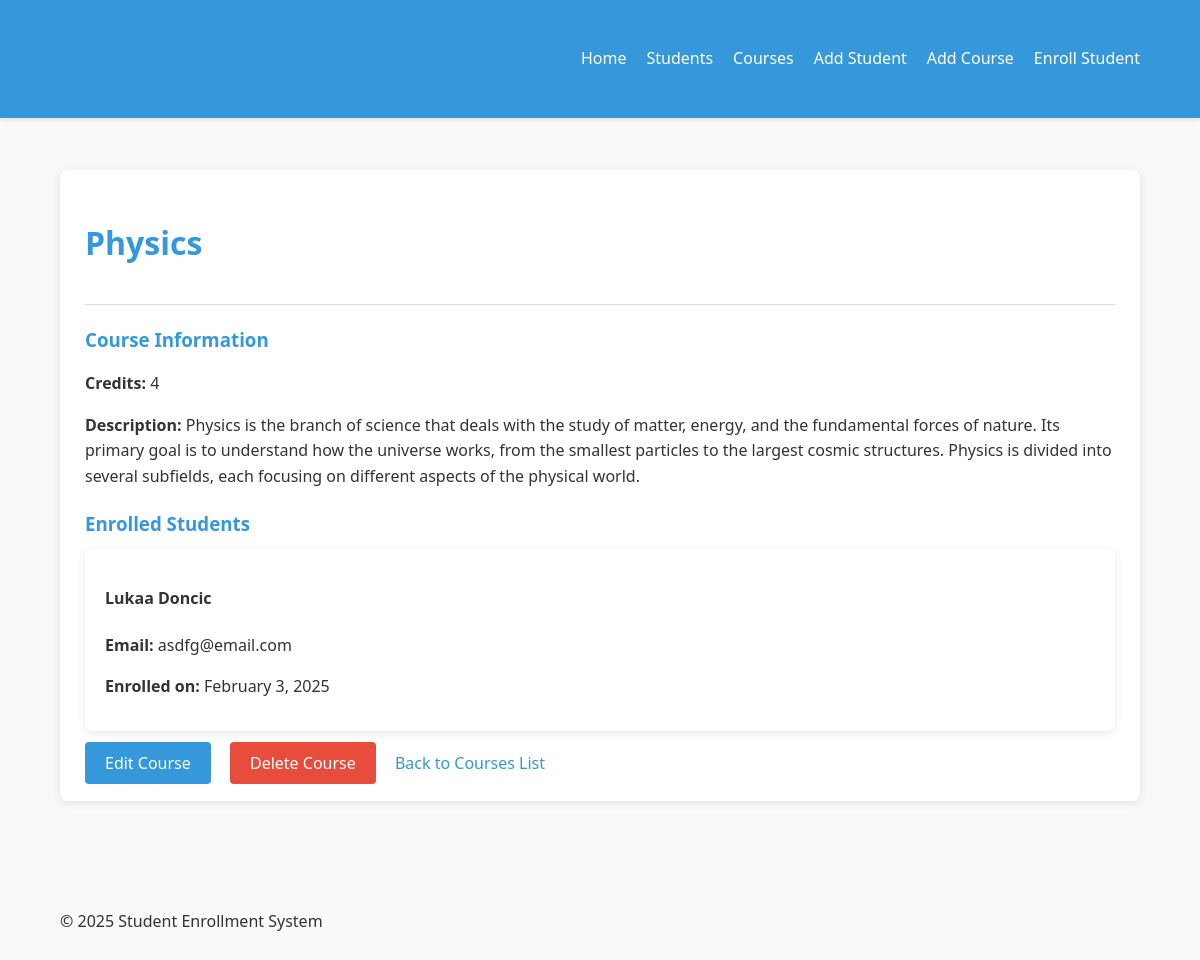
The app's page /course/1/ with its own data.
### accounts/models.py (models this page shows, shortened)
class Course(models.Model):
    name = models.CharField(max_length=100)  # Increase max_length for course name
    description = models.TextField()
    credits = models.PositiveIntegerField()  # Number of credit for the course.

class Enrollment(models.Model):
    student = models.ForeignKey(Student, on_delete=models.CASCADE)  # Correct the field name to lowercase
    course = models.ForeignKey(Course, on_delete=models.CASCADE)  # ForeignKey to Course
    enrollment_date = models.DateTimeField(auto_now_add=True)  # Defines the date in which the student is enrolled

class Student(models.Model):
    first_name = models.CharField(max_length=50)
    last_name = models.CharField(max_length=50)
    email = models.EmailField(max_length=100)  # Increase max_length for email
    phone = models.CharField(max_length=50)
    date_of_birth = models.DateField(null=True, blank=True)

### accounts/views.py (the view)
# urls.py: path('course/<int:pk>/', views.CourseDetailView.as_view(), name='course_detail'),
class CourseDetailView(DetailView):
    model = Course
    template_name = 'course_detail.html'
    context_object_name = 'course'

### accounts/templates/course_detail.html (shortened to what this page needs)
{% extends 'base.html' %}
{% block content %}
<div class="detail-card">
    <div class="detail-header">
        <h1>{{ course.name }}</h1>
    </div>
    <div class="detail-section">
        <h3>Course Information</h3>
        <p><strong>Credits:</strong> {{ course.credits }}</p>
        <p><strong>Description:</strong> {{ course.description }}</p>
    </div>
    <div class="detail-section">
        <h3>Enrolled Students</h3>
        {% with enrollments=course.enrollment_set.all %}
        {% if enrollments %}
        <div class="list-container">
            {% for enrollment in enrollments %}
            <div class="list-item">
                <h4>{{ enrollment.student.first_name }} {{ enrollment.student.last_name }}</h4>
                <p><strong>Email:</strong> {{ enrollment.student.email }}</p>
                <p><strong>Enrolled on:</strong> {{ enrollment.enrollment_date|date:"F j, Y" }}</p>
            </div>
            {% endfor %}
        </div>
        {% else %}
        <p>No students enrolled in this course yet.</p>
        {% endif %}
        {% endwith %}
    </div>
    <div class="action-links">
        <a href="{% url 'course_update' course.pk %}" class="btn">Edit Course</a>
        <a href="{% url 'course_delete' course.pk %}" class="btn btn-danger">Delete Course</a>
        <a href="{% url 'course_list' %}">Back to Courses List</a>
    </div>
</div>
{% endblock %}

### accounts/static/css/style.css (style rules this page uses)
:root { --primary-color: #3498db; --secondary-color: #2ecc71; --accent-color: #e74c3c; --text-color: #333; --light-bg: #f9f9f9; --border-color: #ddd; }
body { font-family: 'Segoe UI', Tahoma, Geneva, Verdana, sans-serif; line-height: 1.6; color: var(--text-color); background-color: var(--light-bg); margin: 0; padding: 0; }
h1, h2, h3 { color: var(--primary-color); }
button, .btn { background-color: var(--primary-color); color: white; border: none; padding: 10px 20px; border-radius: 4px; cursor: pointer; font-size: 16px; transition: background-color 0.3s; }
.btn-danger { background-color: var(--accent-color); }
.list-container { background-color: white; border-radius: 8px; box-shadow: 0 2px 10px rgba(0, 0, 0, 0.1); overflow: hidden; }
.list-item { padding: 15px 20px; border-bottom: 1px solid var(--border-color); transition: background-color 0.3s; }
.list-item:last-child { border-bottom: none; }
.detail-card { background-color: white; border-radius: 8px; box-shadow: 0 2px 10px rgba(0, 0, 0, 0.1); padding: 25px; margin-bottom: 20px; }
.detail-header { border-bottom: 1px solid var(--border-color); padding-bottom: 15px; margin-bottom: 20px; }
.detail-section { margin-bottom: 20px; }
.detail-section h3 { margin-bottom: 10px; }
a { color: var(--primary-color); text-decoration: none; transition: color 0.3s; }
.action-links { margin-top: 20px; }
.action-links a { margin-right: 15px; }

### records on screen
Course: name "Physics", credits "4", description "Physics is the branch of science that deals with the study of matter, energy, and the fundamental forces of nature. Its primary goal is to understand how the universe works, from the smallest particles to the largest cosmic structures. Physics is divided into several subfields, each focusing on different aspects of the physical world."
Enrollment: student.first_name "Lukaa", student.last_name "Doncic", student.email "asdfg@email.com", enrollment_date "February 3, 2025"
